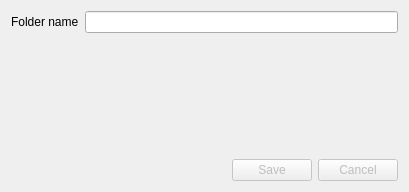
<?xml version="1.0" encoding="UTF-8"?>
<ui version="4.0">
 <class>AddFolderDialog</class>
 <widget class="QDialog" name="AddFolderDialog">
  <property name="enabled">
   <bool>true</bool>
  </property>
  <property name="geometry">
   <rect>
    <x>0</x>
    <y>0</y>
    <width>409</width>
    <height>192</height>
   </rect>
  </property>
  <property name="windowTitle">
   <string>webQam - Add Folder</string>
  </property>
  <property name="windowIcon">
   <iconset resource="../resources/webQam.qrc">
    <normaloff>:/icons/webcam</normaloff>:/icons/webcam</iconset>
  </property>
  <layout class="QGridLayout" name="gridLayout">
   <item row="0" column="0">
    <widget class="QLabel" name="folderNameLabel">
     <property name="text">
      <string>Folder name</string>
     </property>
    </widget>
   </item>
   <item row="0" column="1" colspan="2">
    <widget class="QLineEdit" name="folderNameLineEdit"/>
   </item>
   <item row="2" column="2">
    <widget class="QDialogButtonBox" name="saveButtonBox">
     <property name="enabled">
      <bool>false</bool>
     </property>
     <property name="orientation">
      <enum>Qt::Horizontal</enum>
     </property>
     <property name="standardButtons">
      <set>QDialogButtonBox::Cancel|QDialogButtonBox::Save</set>
     </property>
    </widget>
   </item>
   <item row="1" column="1">
    <spacer name="verticalSpacer">
     <property name="orientation">
      <enum>Qt::Vertical</enum>
     </property>
     <property name="sizeHint" stdset="0">
      <size>
       <width>20</width>
       <height>40</height>
      </size>
     </property>
    </spacer>
   </item>
  </layout>
 </widget>
 <resources>
  <include location="../resources/webQam.qrc"/>
 </resources>
 <connections>
  <connection>
   <sender>saveButtonBox</sender>
   <signal>rejected()</signal>
   <receiver>AddFolderDialog</receiver>
   <slot>reject()</slot>
   <hints>
    <hint type="sourcelabel">
     <x>260</x>
     <y>60</y>
    </hint>
    <hint type="destinationlabel">
     <x>286</x>
     <y>207</y>
    </hint>
   </hints>
  </connection>
 </connections>
</ui>
